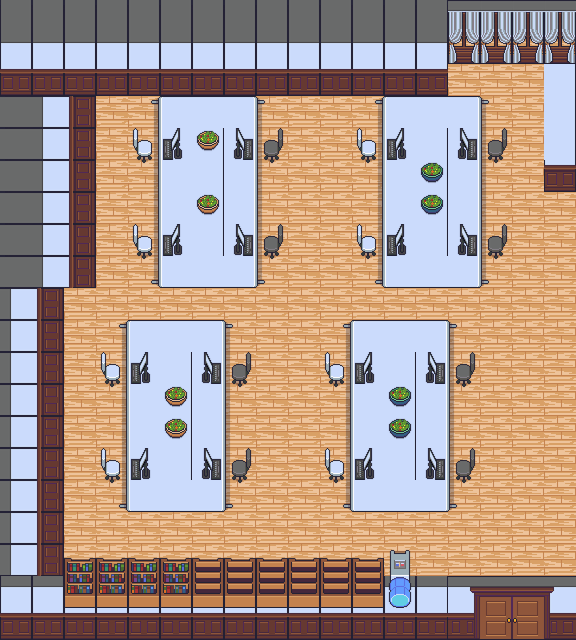

A level layout from a 2D game, rendered from its tile map. Below: a short description, then the map file with tile-grid data replaced by summaries:
An orthogonal 18x20 tile map with 32x32 px tiles, 6 tile layers (Floor, Wall, ItemsPutOnTheFloor, ItemPutOnWall, ...), 2 tilesets.

<map version="1.10" tiledversion="1.11.2" orientation="orthogonal" renderorder="right-down" width="18" height="20" tilewidth="32" tileheight="32" infinite="0" nextlayerid="7" nextobjectid="1">
 <tileset firstgid="1" source="Icon.tsx" />
 <tileset firstgid="120" source="ImageIcon2.tsx" />
 <layer id="1" name="Floor" width="18" height="20">
  <data>[360 cells, 360 non-empty, 1 distinct tile ids]</data>
 </layer>
 <layer id="2" name="Wall" width="18" height="20">
  <data>[360 cells, 126 non-empty, 14 distinct tile ids]</data>
 </layer>
 <layer id="3" name="ItemsPutOnTheFloor" width="18" height="20">
  <data>[360 cells, 142 non-empty, 13 distinct tile ids]</data>
 </layer>
 <layer id="6" name="ItemPutOnWall" width="18" height="20">
  <data>[360 cells, 8 non-empty, 2 distinct tile ids]</data>
 </layer>
 <layer id="4" name="ItemsPutOnTheDesk" width="18" height="20">
  <data>[360 cells, 24 non-empty, 4 distinct tile ids]</data>
 </layer>
 <layer id="5" name="Chair" width="18" height="20">
  <data>[360 cells, 32 non-empty, 4 distinct tile ids]</data>
 </layer>
</map>
